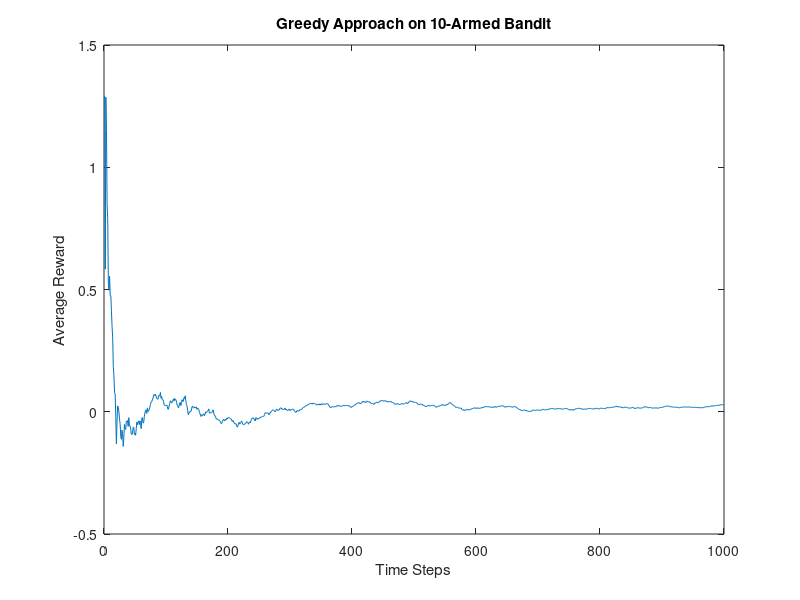

Write the MATLAB code that produced this figure.
function ten_armed_bandit()
    num_arms = 10;  
    num_iterations = 1000;  

    Q = zeros(1, num_arms);  
    N = zeros(1, num_arms);  
    
    mean_rewards = zeros(1, num_arms);  
    rewards = zeros(1, num_iterations);  

    for t = 1:num_iterations
        mean_rewards = mean_rewards + randn(1, num_arms) * 0.01;  
        
        [~, action] = max(Q);  
        
        reward = bandit_nonstat(action, mean_rewards);  
        
        N(action) = N(action) + 1;  
        
        Q(action) = Q(action) + (1 / N(action)) * (reward - Q(action));  
        
        rewards(t) = reward;  
    end
    
    plot(cumsum(rewards) ./ (1:num_iterations));
    xlabel('Time Steps');
    ylabel('Average Reward');
    title('Greedy Approach on 10-Armed Bandit');
end

function [reward] = bandit_nonstat(action, mean_rewards)
    reward = mean_rewards(action) + randn;  
end
